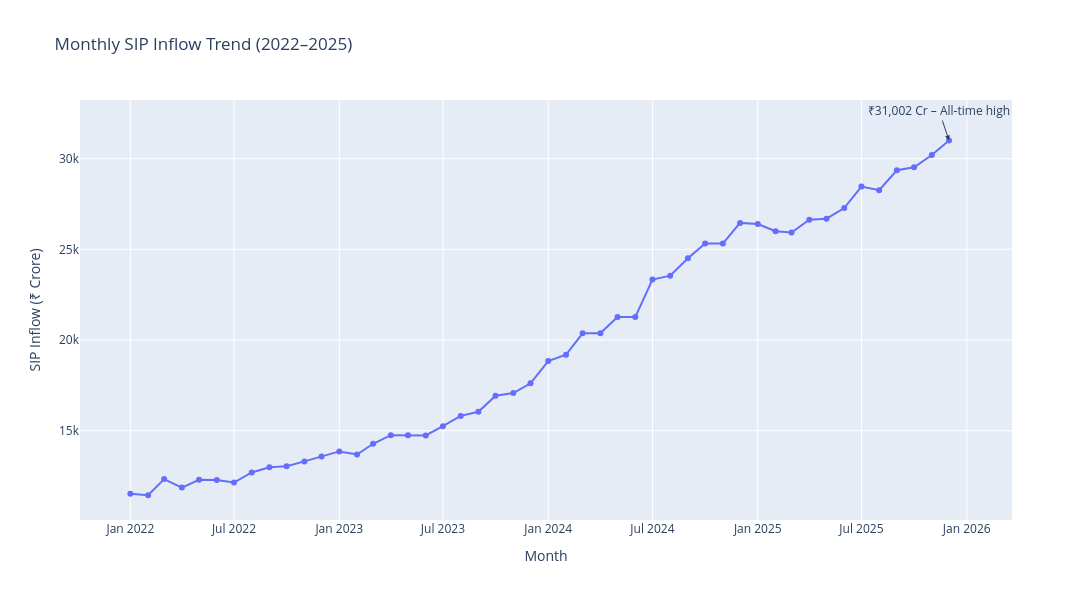

Notebook cell for this chart:
### Code cell
import pandas as pd
import plotly.express as px

sip_df = pd.read_csv("../Data/Raw/04_monthly_sip_inflows.csv")
sip_df["month"] = pd.to_datetime(sip_df["month"])

fig = px.line(
    sip_df,
    x="month",
    y="sip_inflow_crore",
    title="Monthly SIP Inflow Trend (2022–2025)",
    labels={
        "month": "Month",
        "sip_inflow_crore": "SIP Inflow (₹ Crore)"
    },
    markers=True
)

fig.add_annotation(
    x="2025-12-01",
    y=31002,
    text="₹31,002 Cr – All-time high",
    showarrow=True,
    arrowhead=2
)

fig.update_layout(
    width=1200,
    height=600
)

fig.show()

### Figure 1 — Plotly figure (JSON) as saved in the notebook; plotly's stock layout.template omitted (floating-point values rounded to 4 significant figures)
{"data": [{"hovertemplate": "Month=%{x}<br>SIP Inflow (₹ Crore)=%{y}<extra></extra>", "legendgroup": "", "line": {"color": "#636efa", "dash": "solid"}, "marker": {"symbol": "circle"}, "mode": "lines+markers", "name": "", "orientation": "v", "showlegend": false, "type": "scatter", "x": ["2022-01-01T00:00:00", "2022-02-01T00:00:00", "2022-03-01T00:00:00", "2022-04-01T00:00:00", "2022-05-01T00:00:00", "2022-06-01T00:00:00", "2022-07-01T00:00:00", "2022-08-01T00:00:00", "2022-09-01T00:00:00", "2022-10-01T00:00:00", "2022-11-01T00:00:00", "2022-12-01T00:00:00", "2023-01-01T00:00:00", "2023-02-01T00:00:00", "2023-03-01T00:00:00", "2023-04-01T00:00:00", "2023-05-01T00:00:00", "2023-06-01T00:00:00", "2023-07-01T00:00:00", "2023-08-01T00:00:00", "2023-09-01T00:00:00", "2023-10-01T00:00:00", "2023-11-01T00:00:00", "2023-12-01T00:00:00", "2024-01-01T00:00:00", "2024-02-01T00:00:00", "2024-03-01T00:00:00", "2024-04-01T00:00:00", "2024-05-01T00:00:00", "2024-06-01T00:00:00", "2024-07-01T00:00:00", "2024-08-01T00:00:00", "2024-09-01T00:00:00", "2024-10-01T00:00:00", "2024-11-01T00:00:00", "2024-12-01T00:00:00", "2025-01-01T00:00:00", "2025-02-01T00:00:00", "2025-03-01T00:00:00", "2025-04-01T00:00:00", "2025-05-01T00:00:00", "2025-06-01T00:00:00", "2025-07-01T00:00:00", "2025-08-01T00:00:00", "2025-09-01T00:00:00", "2025-10-01T00:00:00", "2025-11-01T00:00:00", "2025-12-01T00:00:00"], "xaxis": "x", "y": [11517, 11438, 12328, 11863, 12286, 12276, 12140, 12694, 12976, 13040, 13306, 13573, 13856, 13687, 14276, 14749, 14749, 14734, 15245, 15814, 16042, 16928, 17073, 17610, 18838, 19187, 20371, 20371, 21262, 21262, 23332, 23547, 24509, 25323, 25320, 26459, 26400, 25999, 25926, 26632, 26688, 27274, 28464, 28265, 29361, 29529, 30200, 31002], "yaxis": "y"}], "layout": {"annotations": [{"arrowhead": 2, "showarrow": true, "text": "₹31,002 Cr – All-time high", "x": "2025-12-01", "y": 31002}], "height": 600, "legend": {"tracegroupgap": 0}, "title": {"text": "Monthly SIP Inflow Trend (2022–2025)"}, "width": 1200, "xaxis": {"anchor": "y", "domain": [0, 1], "title": {"text": "Month"}}, "yaxis": {"anchor": "x", "domain": [0, 1], "title": {"text": "SIP Inflow (₹ Crore)"}}}}
